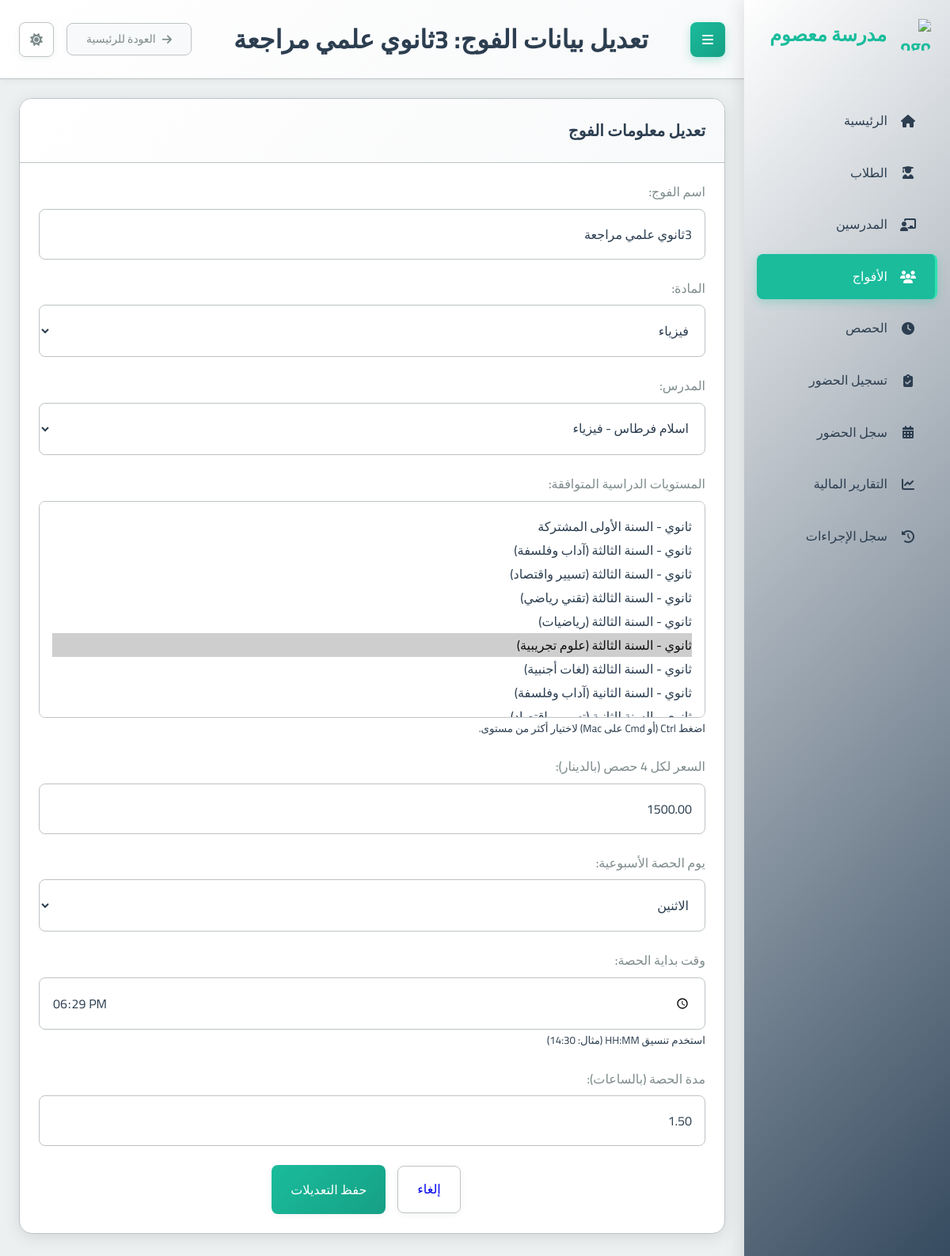
Screenshot of /groups/1/edit/ with the database file from the repository.
### school_app/models.py (models this page shows, shortened)
class Group(models.Model):
    name = models.CharField(max_length=100, verbose_name="اسم الفوج")
    subject = models.ForeignKey(Subject, on_delete=models.PROTECT, verbose_name="المادة")
    teacher = models.ForeignKey(Teacher, on_delete=models.CASCADE, verbose_name="المدرس")
    academic_levels = models.ManyToManyField(AcademicLevel, verbose_name="المستويات الدراسية المتوافقة")
    price_per_4_sessions = models.DecimalField(max_digits=10, decimal_places=2, verbose_name="السعر لكل 4 حصص")
    session_day = models.IntegerField(choices=[
        (0, 'الاثنين'),
        (1, 'الثلاثاء'),
        (2, 'الأربعاء'),
        (3, 'الخميس'),
        (4, 'الجمعة'),
        (5, 'السبت'),
        (6, 'الأحد')
    ], verbose_name="يوم الحصة")
    session_start_time = models.TimeField(verbose_name="وقت بداية الحصة")
    session_duration = models.DecimalField(max_digits=4, decimal_places=2, default=1.5, verbose_name="مدة الحصة (ساعات)")
    students = models.ManyToManyField(Student, through='StudentGroup', blank=True, verbose_name="الطلاب المسجلون")
    created_at = models.DateTimeField(auto_now_add=True, verbose_name="تاريخ الإنشاء")
    is_continuous = models.BooleanField(default=False, verbose_name="فوج مستمر (تُنشأ الحصص أسبوعياً تلقائياً)")
    created_sessions_until = models.DateField(null=True, blank=True, verbose_name="تم إنشاء الحصص حتى تاريخ")
    class Meta:
        verbose_name = "فوج"
        verbose_name_plural = "الأفواج"

### school_app/views.py (the view)
# urls.py: path('groups/<int:group_id>/edit/', views.edit_group, name='edit_group'),
def edit_group(request, group_id):
    group = get_object_or_404(Group, id=group_id)
    page_title = f"تعديل بيانات الفوج: {group.name}"
    if request.method == 'POST':
        form = GroupForm(request.POST, instance=group)
        if form.is_valid():
            form.save()
            updated_group = form.instance
            messages.success(request, "تم تحديث بيانات الفوج بنجاح.")
            return redirect(reverse('group_detail', args=[group.id]))
    else: # GET request
        form = GroupForm(instance=group)
    context = {
        'form': form,
        'group': group, # For using group.id in action URL and for page title
        'page_title': page_title
    }
    return render(request, 'school_app/edit_group.html', context)

### school_app/models.py (called while the page is built)
    def __str__(self):
        return f"{self.get_category_display()} - {self.name}"

    def __str__(self):
        return self.name

    def __str__(self):
        return f"{self.full_name} - {self.subject}"

### templates/school_app/edit_group.html (shortened to what this page needs)
{% extends 'base.html' %}
{% block page_title %}تعديل بيانات الفوج: {{ group.name }}{% endblock %}
{% block content %}
<div class="card">
  <div class="card-header">
    <h2 class="card-title">تعديل معلومات الفوج</h2>
  </div>
  <div class="card-body">
    <form method="POST" action="{% url 'edit_group' group.id %}">
      <div class="form-group">
        <label for="{{ form.name.id_for_label }}">{{ form.name.label }}:</label>
        {{ form.name }}
      </div>
      <div class="form-group">
        <label for="{{ form.subject.id_for_label }}">{{ form.subject.label }}:</label>
        {{ form.subject }}
      </div>
      <div class="form-group">
        <label for="{{ form.teacher.id_for_label }}">{{ form.teacher.label }}:</label>
        {{ form.teacher }}
      </div>
      <div class="form-group">
        <label for="{{ form.academic_levels.id_for_label }}">{{ form.academic_levels.label }}:</label>
        {{ form.academic_levels }}
        {% if form.academic_levels.help_text %}<small class="form-text text-muted">{{ form.academic_levels.help_text }}</small>{% endif %}
      </div>
      <div class="form-group">
        <label for="{{ form.price_per_4_sessions.id_for_label }}">{{ form.price_per_4_sessions.label }}:</label>
        {{ form.price_per_4_sessions }}
      </div>
      <div class="form-group">
        <label for="{{ form.session_day.id_for_label }}">{{ form.session_day.label }}:</label>
        {{ form.session_day }}
      </div>
      <div class="form-group">
        <label for="{{ form.session_start_time.id_for_label }}">{{ form.session_start_time.label }}:</label>
        {{ form.session_start_time }}
        {% if form.session_start_time.help_text %}<small class="form-text text-muted">{{ form.session_start_time.help_text }}</small>{% endif %}
      </div>
      <div class="form-group">
        <label for="{{ form.session_duration.id_for_label }}">{{ form.session_duration.label }}:</label>
        {{ form.session_duration }}
      </div>
      <div class="card-footer text-right">
        <a href="{% url 'group_detail' group.id %}" class="btn btn-secondary">إلغاء</a>
        <button type="submit" class="btn btn-primary">حفظ التعديلات</button>
      </div>
    </form>
  </div>
</div>
{% endblock %}

### static/css/main.css (style rules this page uses)
:root { --primary-color: #2c3e50; --primary-light: #34495e; --primary-darker: #1a252f; --accent-color: #1abc9c; --accent-light: #2fe2b3; --accent-dark: #16a085; --text-color: #2c3e50; --text-secondary: #7f8c8d; --text-on-primary: #ffffff; --text-on-accent: #ffffff; --text-nav: #2c3e50; --background-color: #ecf0f1; --card-background: #ffffff; --input-background: #ffffff; --border-color: #bdc3c7; --input-border-color: #bdc3c7; --success-color: #2ecc71; --warning-color: #f39c12; --error-color: #e74c3c; --info-color: #1E90FF; --table-header-background: #e9ecef; --table-row-hover-background: #f8f9fa; --box-shadow-color: rgba(0, 0, 0, 0.1); --box-shadow-color-hover: rgba(0, 0, 0, 0.15); --box-shadow-soft-color: rgba(0, 0, 0, 0.05); --subtle-background: #f8f9fa; --spacing-xs: 8px; --spacing-sm: 16px; --spacing-md: 24px; --spacing-lg: 32px; --spacing-xl: 48px; --font-family: 'Cairo', sans-serif; --font-size-xs: 12px; --font-size-sm: 14px; --font-size-md: 16px; --font-size-lg: 20px; --font-size-xl: 24px; --font-size-xxl: 32px; --border-radius-sm: 4px; --border-radius-md: 8px; --border-radius-lg: 16px; --transition-fast: 0.2s ease; --transition-normal: 0.3s ease; --transition-slow: 0.5s ease; --sidebar-width: 260px; }
* { margin: 0; padding: 0; box-sizing: border-box; direction: rtl; }
html { direction: rtl; font-size: 16px; }
body { font-family: var(--font-family); background-color: var(--background-color); color: var(--text-color); line-height: 1.6; transition: background-color var(--transition-normal), color var(--transition-normal); overflow-x: hidden; }
.btn-secondary { border: 1px solid var(--input-border-color) !important; margin: 0 15px; }
.card-footer { display: flex; justify-content: center; align-items: center; align-content: center; flex-wrap: wrap; }
.form-group { margin-bottom: var(--spacing-md); }
.card { background-color: var(--card-background); border-radius: var(--border-radius-lg); box-shadow: 0 4px 20px var(--box-shadow-color); margin-bottom: var(--spacing-md); overflow: hidden; transition: all var(--transition-normal); border: 1px solid var(--border-color); }
.card-header { padding: var(--spacing-md); border-bottom: 1px solid var(--border-color); background: linear-gradient(135deg, var(--card-background) 0%, var(--subtle-background) 100%); }
.card-title { font-size: var(--font-size-lg); font-weight: 600; margin: 0; color: var(--text-color); }
.card-body { padding: var(--spacing-md); color: var(--text-color); }
.btn { font-family: var(--font-family); padding: var(--spacing-sm) var(--spacing-md); border: none; border-radius: var(--border-radius-md); cursor: pointer; font-size: var(--font-size-md); font-weight: 500; text-decoration: none; display: inline-flex; align-items: center; gap: var(--spacing-xs); transition: all var(--transition-fast); box-shadow: 0 2px 8px var(--box-shadow-soft-color); }
.btn-primary { background: linear-gradient(135deg, var(--accent-color) 0%, var(--accent-dark) 100%); color: var(--text-on-accent); }
label { display: block; margin-bottom: var(--spacing-xs); font-weight: 500; color: var(--text-secondary); }
input, select, textarea { font-family: var(--font-family); width: 100%; padding: var(--spacing-sm); border: 1px solid var(--input-border-color); border-radius: var(--border-radius-md); background-color: var(--input-background); color: var(--text-color); font-size: var(--font-size-md); transition: all var(--transition-fast); }
.text-right { text-align: right; }

### rows the page displays
Group: name "3ثانوي علمي مراجعة", subject "فيزياء", teacher "اسلام فرطاس - فيزياء", price_per_4_sessions "1500.00", session_day "الاثنين", session_start_time "18:29:00", session_duration "1.50"
